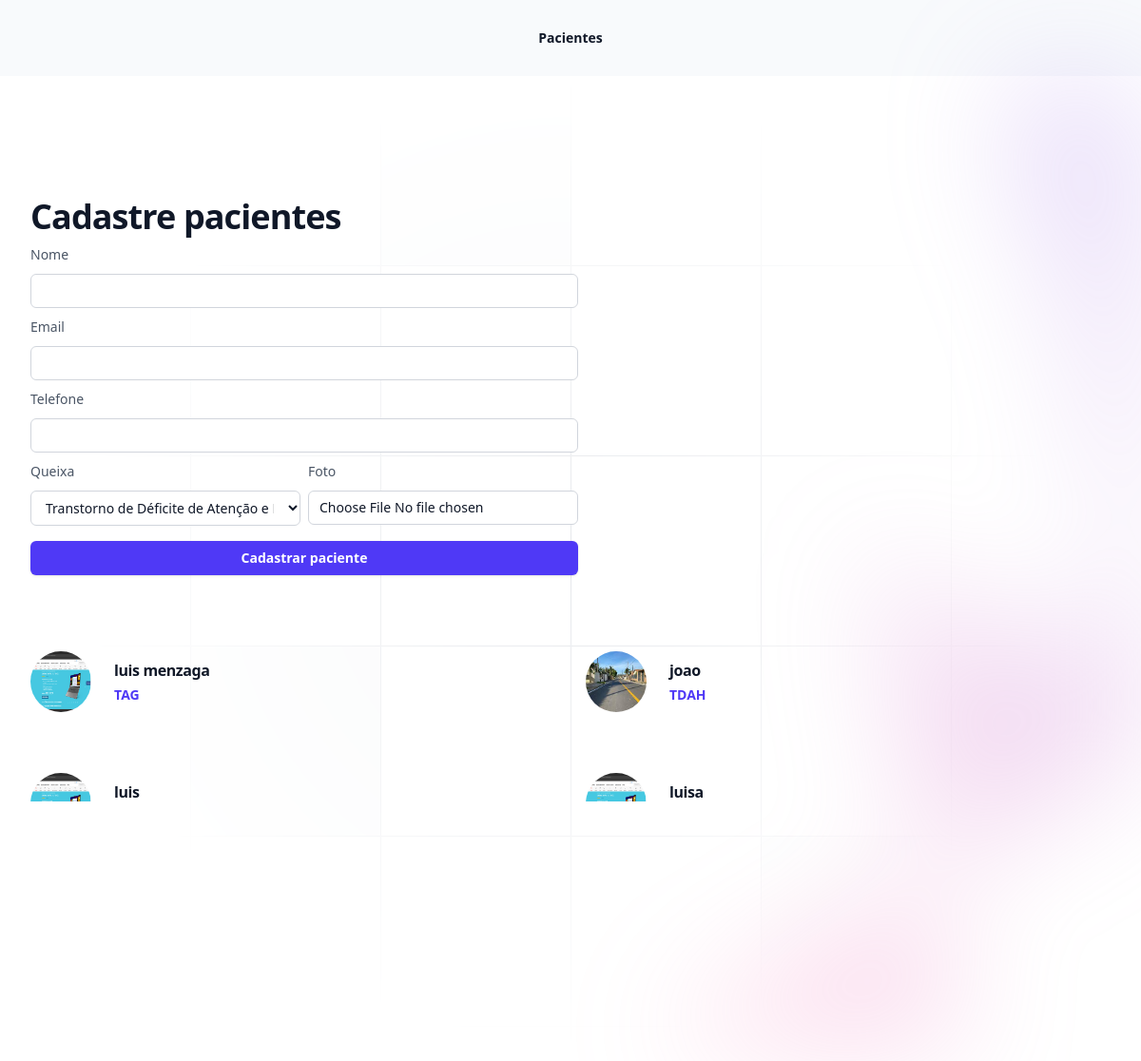
The app's page /pacientes/ with its own data.
### pacientes/models.py (models this page shows)
class Pacientes(models.Model):
    queixa_choices = (
        ('TDAH', 'Transtorno de Déficite de Atenção e Hiperatividade'),
        ('D', 'Depressão'),
        ('A', 'Ansiedade'),
        ('TAG', 'Transtorno de Ansiedade Generalizada')
    )
    nome = models.CharField(max_length=25)
    email = models.EmailField()
    telefone = models.CharField(max_length=255, null=True, blank=True)
    foto = models.ImageField(upload_to='fotos')
    pagamento_em_dia = models.BooleanField(default=True)
    queixa = models.CharField(max_length=4, choices=queixa_choices)
    def __str__(self):
        return self.nome

### pacientes/views.py (the view, shortened to what this page needs)
# urls.py: path('pacientes/', include('pacientes.urls'))
def pacientes(request):
    if request.method == "GET":
        pacientes = Pacientes.objects.all()
        print(pacientes)
        return render(request, 'pacientes.html', {'queixas': Pacientes.queixa_choices, 'pacientes': pacientes})

### pacientes/templates/pacientes.html (shortened to what this page needs)
{% extends "base.html"%}
{% block 'body' %}
    <div class="relative isolate">
        <div class="pointer-events-none absolute left-1/2 right-0 top-0 -z-10 -ml-24 transform-gpu overflow-hidden blur-3xl lg:ml-24 xl:ml-48" aria-hidden="true">
            <div class="aspect-[801/1036] w-[50.0625rem] bg-gradient-to-tr from-[#ff80b5] to-[#9089fc] opacity-30" style="clip-path: polygon(63.1% 29.5%, 100% 17.1%, 76.6% 3%, 48.4% 0%, 44.6% 4.7%, 54.5% 25.3%, 59.8% 49%, 55.2% 57.8%, 44.4% 57.2%, 27.8% 47.9%, 35.1% 81.5%, 0% 97.7%, 39.2% 100%, 35.2% 81.4%, 97.2% 52.8%, 63.1% 29.5%)"></div>
        </div>
    <div class="py-24 sm:py-32">
        <div class="mx-auto grid max-w-7xl gap-20 px-6 lg:px-8 xl:grid-cols-3">
          <div class="max-w-xl">
            <h2 class="text-pretty text-3xl font-semibold tracking-tight text-gray-900 sm:text-4xl">Cadastre pacientes</h2>
            <form action="{% url 'pacientes' %}" method="post" enctype="multipart/form-data"> {% csrf_token %}
                <label for="nome" class="block mt-2 text-sm/6 font-medium text-gray-600">Nome</label>
                <div class="mt-2">
                    <input type="text" name="nome" id="nome" autocomplete="given-name" class="block w-full rounded-md bg-white px-3 py-1.5 text-base text-gray-900 outline outline-1 -outline-offset-1 outline-gray-300 placeholder:text-gray-400 focus:outline focus:outline-2 focus:-outline-offset-2 focus:outline-indigo-600 sm:text-sm/6">
                </div>
                <label for="email" class="block mt-2 text-sm/6 font-medium text-gray-600">Email</label>
                <div class="mt-2">
                    <input type="email" name="email" id="email" class="block w-full rounded-md bg-white px-3 py-1.5 text-base text-gray-900 outline outline-1 -outline-offset-1 outline-gray-300 placeholder:text-gray-400 focus:outline focus:outline-2 focus:-outline-offset-2 focus:outline-indigo-600 sm:text-sm/6">
                </div>
                <label for="telefone" class="block mt-2 text-sm/6 font-medium text-gray-600">Telefone</label>
                <div class="mt-2">
                    <input type="text" name="telefone" id="telefone" class="block w-full rounded-md bg-white px-3 py-1.5 text-base text-gray-900 outline outline-1 -outline-offset-1 outline-gray-300 placeholder:text-gray-400 focus:outline focus:outline-2 focus:-outline-offset-2 focus:outline-indigo-600 sm:text-sm/6">
                </div>
                <div class="grid grid-cols-2 gap-2">
                    <div>
                        <label for="telefone" class="block mt-2 text-sm/6 font-medium text-gray-600">Queixa</label>
                        <div class="mt-2">
                            <select name="queixa" class="block w-full rounded-md bg-white px-3 py-2 text-base text-gray-900 outline outline-1 -outline-offset-1 outline-gray-300 placeholder:text-gray-400 focus:outline focus:outline-2 focus:-outline-offset-2 focus:outline-indigo-600 sm:text-sm/6">
                                {% for queixa in queixas%}
                                    <option value="{{queixa.0}}">{{queixa.1}}</option>
                                {% endfor %}
                            </select>
                        </div>
                    </div>
                    <div>
                        <label for="foto" class="block mt-2 text-sm/6 font-medium text-gray-600">Foto</label>
                        <div class="mt-2">
                            <input type="file" required name="foto" id="foto" class="block w-full rounded-md bg-white px-3 py-1.5 text-base text-gray-900 outline outline-1 -outline-offset-1 outline-gray-300 placeholder:text-gray-400 focus:outline focus:outline-2 focus:-outline-offset-2 focus:outline-indigo-600 sm:text-sm/6">
                        </div>
                    </div>
                </div>
                <button type="submit" class="inline-flex justify-center rounded-md bg-indigo-600 mt-4 cursor-pointer px-3 py-2 w-full text-sm font-semibold text-white shadow-sm hover:bg-indigo-500 focus-visible:outline focus-visible:outline-2 focus-visible:outline-offset-2 focus-visible:outline-indigo-600">Cadastrar paciente</button>
            </form>
        </div>
          <ul role="list" class="grid gap-x-8 gap-y-12 sm:grid-cols-2 sm:gap-y-16 xl:col-span-2">
            {% for paciente in pacientes%}
                <li>
                <div class="flex items-center gap-x-6">
                    <img class="size-16 rounded-full" src="{{paciente.foto.url}}" alt="">
                    <div>
                    <a href="{% url 'paciente_view' paciente.id %}" class="text-base/7 font-semibold tracking-tight text-gray-900">{{paciente.nome}}</a>
                    <p class="text-sm/6 font-semibold text-indigo-600">{{paciente.queixa}}</p>
                    </div>
                </div>
                </li>
            {% endfor %}
          </ul>
        </div>
      </div>
    </div>
{% endblock 'body' %}

### templates/base.html (shortened to what this page needs)
<!DOCTYPE html>
<html lang="en">
<head>
    <script src="https://unpkg.com/@tailwindcss/browser@4"></script>
</head>
<body>
    <header class="bg-slate-50">
        <nav class="flex items-center justify-between p-6 lg:px-8" aria-label="Global">
          <div class="flex lg:flex-1">
            <a href="#" class="-m-1.5 p-1.5">
            </a>
          </div>
          <div class="hidden lg:flex lg:gap-x-12">
            <a href="{% url 'pacientes' %}" class="text-sm/6 font-semibold text-gray-900">Pacientes</a>
          </div>
        </nav>
      </header>
    {% block 'body' %}{% endblock 'body' %}
</body>
</html>

### records on screen
Pacientes: foto (picture), nome "luis menzaga", queixa "TAG"
Pacientes: foto (picture), nome "joao", queixa "TDAH"
Pacientes: foto (picture), nome "luis"
Pacientes: foto (picture), nome "luisa"

### other values on screen
form field queixa "Transtorno de Déficite de Atenção e Hiperatividade"
